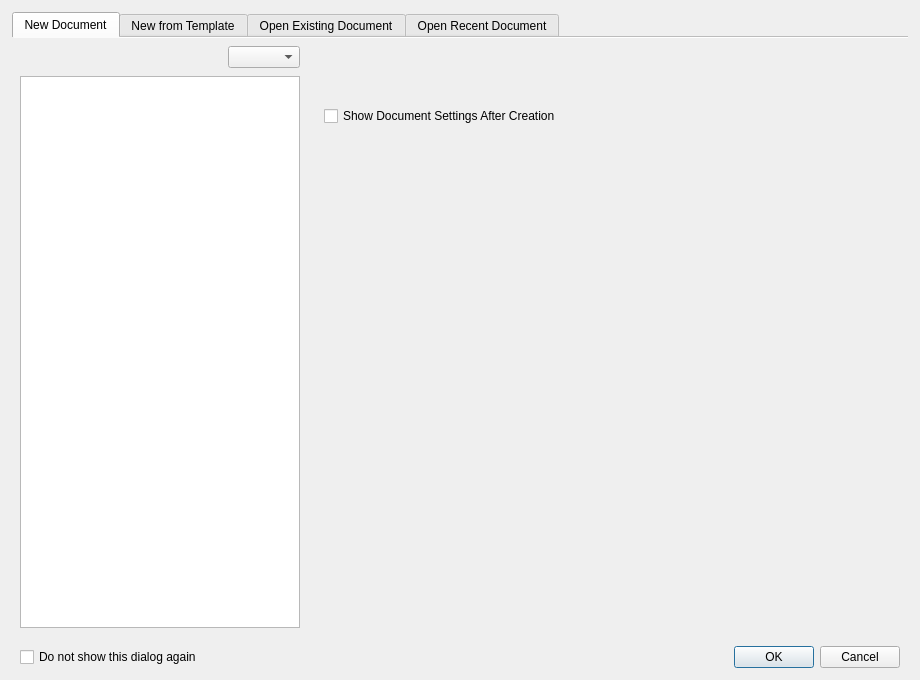
<?xml version="1.0" encoding="UTF-8"?>
<ui version="4.0">
 <class>newDocDialog</class>
 <widget class="QDialog" name="newDocDialog">
  <property name="geometry">
   <rect>
    <x>0</x>
    <y>0</y>
    <width>897</width>
    <height>650</height>
   </rect>
  </property>
  <property name="windowTitle">
    <string>Create New Document</string>
  </property>
  <property name="minimumSize">
    <size>
     <width>920</width>
     <height>680</height>
    </size>
  </property>
  <layout class="QVBoxLayout" name="verticalLayout">
   <property name="spacing">
     <number>10</number>
   </property>
   <property name="leftMargin">
     <number>12</number>
   </property>
   <property name="topMargin">
     <number>12</number>
   </property>
   <property name="rightMargin">
     <number>12</number>
   </property>
   <property name="bottomMargin">
     <number>12</number>
   </property>
   <item>
    <widget class="QTabWidget" name="tabWidget">
         <property name="accessibleName">
            <string>Document creation modes</string>
         </property>
     <property name="currentIndex">
      <number>0</number>
     </property>
     <property name="tabBarAutoHide">
            <bool>false</bool>
         </property>
         <property name="documentMode">
            <bool>true</bool>
     </property>
     <widget class="QWidget" name="tab">
      <attribute name="title">
       <string>New Document</string>
      </attribute>
      <layout class="QHBoxLayout" name="horizontalLayout_7">
       <property name="spacing">
                <number>12</number>
       </property>
       <property name="leftMargin">
                <number>8</number>
       </property>
       <property name="topMargin">
        <number>8</number>
       </property>
       <property name="rightMargin">
        <number>8</number>
       </property>
       <property name="bottomMargin">
        <number>8</number>
       </property>
         <property name="stretch">
          <string>2,3</string>
         </property>
       <item>
        <layout class="QVBoxLayout" name="verticalLayout_5">
         <property name="spacing">
             <number>8</number>
         </property>
         <item>
          <layout class="QHBoxLayout" name="horizontalLayout_8">
           <property name="spacing">
            <number>4</number>
           </property>
           <item>
            <widget class="PageSizeSelector" name="pageSizeSelector" native="true">
             <property name="toolTip">
              <string>Page preset categories</string>
             </property>
            </widget>
           </item>
           <item>
            <spacer name="horizontalSpacer_4">
             <property name="orientation">
              <enum>Qt::Orientation::Horizontal</enum>
             </property>
             <property name="sizeHint" stdset="0">
              <size>
               <width>16</width>
               <height>0</height>
              </size>
             </property>
            </spacer>
           </item>
           <item>
            <widget class="QComboBox" name="comboSortSizes">
                         <property name="accessibleName">
                            <string>Sort page preset list</string>
                         </property>
             <property name="toolTip">
              <string>Sort page list</string>
             </property>
            </widget>
           </item>
          </layout>
         </item>
         <item>
          <widget class="PageSizeList" name="listPageFormats">
           <property name="accessibleName">
            <string>Page preset list</string>
           </property>
           <property name="minimumSize">
            <size>
             <width>280</width>
             <height>0</height>
            </size>
           </property>
          </widget>
         </item>
        </layout>
       </item>
       <item>
        <widget class="QScrollArea" name="scrollArea">
         <property name="sizePolicy">
          <sizepolicy hsizetype="Preferred" vsizetype="Expanding">
                     <horstretch>1</horstretch>
           <verstretch>0</verstretch>
          </sizepolicy>
         </property>
                 <property name="minimumSize">
                    <size>
                     <width>420</width>
                     <height>0</height>
                    </size>
                 </property>
         <property name="frameShape">
          <enum>QFrame::Shape::NoFrame</enum>
         </property>
         <property name="sizeAdjustPolicy">
          <enum>QAbstractScrollArea::SizeAdjustPolicy::AdjustToContents</enum>
         </property>
         <property name="widgetResizable">
          <bool>true</bool>
         </property>
         <widget class="QWidget" name="scrollAreaWidgetContents">
          <property name="geometry">
           <rect>
            <x>0</x>
            <y>0</y>
            <width>267</width>
            <height>564</height>
           </rect>
          </property>
          <layout class="QVBoxLayout" name="verticalLayout_7">
           <property name="spacing">
                        <number>8</number>
           </property>
           <property name="leftMargin">
                        <number>4</number>
           </property>
           <property name="topMargin">
                        <number>4</number>
           </property>
           <property name="rightMargin">
                        <number>4</number>
           </property>
           <property name="bottomMargin">
            <number>8</number>
           </property>
           <item>
            <widget class="SectionContainer" name="sectionPreview">
             <property name="title" stdset="0">
              <string>Preview</string>
             </property>
             <widget class="QWidget" name="page_5">
              <layout class="QVBoxLayout" name="verticalLayout_4">
               <property name="spacing">
                <number>0</number>
               </property>
               <property name="leftMargin">
                <number>0</number>
               </property>
               <property name="topMargin">
                <number>0</number>
               </property>
               <property name="rightMargin">
                <number>0</number>
               </property>
               <property name="bottomMargin">
                <number>0</number>
               </property>
               <item>
                <widget class="PageSizePreview" name="pagePreview" native="true">
                 <property name="minimumSize">
                  <size>
                   <width>120</width>
                   <height>120</height>
                  </size>
                 </property>
                </widget>
               </item>
              </layout>
             </widget>
            </widget>
           </item>
           <item>
            <widget class="SectionContainer" name="sectionDocument">
             <property name="title" stdset="0">
              <string>Document</string>
             </property>
             <widget class="QWidget" name="page">
              <layout class="QVBoxLayout" name="verticalLayout_6">
               <property name="spacing">
                                <number>8</number>
               </property>
               <property name="leftMargin">
                <number>8</number>
               </property>
               <property name="topMargin">
                <number>8</number>
               </property>
               <property name="rightMargin">
                <number>8</number>
               </property>
               <property name="bottomMargin">
                <number>8</number>
               </property>
               <item>
                <layout class="QGridLayout" name="gridLayout">
                                 <property name="horizontalSpacing">
                                    <number>8</number>
                                 </property>
                                 <property name="verticalSpacing">
                                    <number>8</number>
                                 </property>
                 <item row="0" column="3">
                                    <widget class="QComboBox" name="unitOfMeasureComboBox">
                                     <property name="accessibleName">
                                        <string>Measurement unit</string>
                                     </property>
                                    </widget>
                 </item>
                 <item row="0" column="4">
                  <spacer name="horizontalSpacer_8">
                   <property name="orientation">
                    <enum>Qt::Orientation::Horizontal</enum>
                   </property>
                   <property name="sizeHint" stdset="0">
                    <size>
                     <width>0</width>
                     <height>0</height>
                    </size>
                   </property>
                  </spacer>
                 </item>
                 <item row="0" column="2">
                  <spacer name="horizontalSpacer_5">
                   <property name="orientation">
                    <enum>Qt::Orientation::Horizontal</enum>
                   </property>
                   <property name="sizeType">
                    <enum>QSizePolicy::Policy::Fixed</enum>
                   </property>
                   <property name="sizeHint" stdset="0">
                    <size>
                     <width>16</width>
                     <height>0</height>
                    </size>
                   </property>
                  </spacer>
                 </item>
                 <item row="1" column="1">
                  <widget class="ScrSpinBox" name="heightSpinBox">
                   <property name="accessibleName">
                    <string>Page height</string>
                   </property>
                  </widget>
                 </item>
                 <item row="0" column="1">
                  <widget class="ScrSpinBox" name="widthSpinBox">
                   <property name="accessibleName">
                    <string>Page width</string>
                   </property>
                  </widget>
                 </item>
                 <item row="1" column="0">
                  <widget class="QLabel" name="label_2">
                   <property name="text">
                    <string>&amp;H:</string>
                   </property>
                   <property name="alignment">
                    <set>Qt::AlignmentFlag::AlignRight|Qt::AlignmentFlag::AlignTrailing|Qt::AlignmentFlag::AlignVCenter</set>
                   </property>
                   <property name="buddy">
                    <cstring>heightSpinBox</cstring>
                   </property>
                  </widget>
                 </item>
                 <item row="0" column="0">
                  <widget class="QLabel" name="label">
                   <property name="text">
                    <string>&amp;W:</string>
                   </property>
                   <property name="alignment">
                    <set>Qt::AlignmentFlag::AlignRight|Qt::AlignmentFlag::AlignTrailing|Qt::AlignmentFlag::AlignVCenter</set>
                   </property>
                   <property name="buddy">
                    <cstring>widthSpinBox</cstring>
                   </property>
                  </widget>
                 </item>
                </layout>
               </item>
               <item>
                <layout class="QHBoxLayout" name="horizontalLayout_12" stretch="0,0,0,0,0,1">
                 <property name="spacing">
                  <number>8</number>
                 </property>
                 <item>
                  <widget class="FormWidget" name="pageCountLabel">
                   <property name="sizePolicy">
                    <sizepolicy hsizetype="Preferred" vsizetype="Minimum">
                     <horstretch>0</horstretch>
                     <verstretch>0</verstretch>
                    </sizepolicy>
                   </property>
                   <property name="label" stdset="0">
                    <string>Pages</string>
                   </property>
                   <layout class="QHBoxLayout" name="horizontalLayout_2">
                    <property name="leftMargin">
                     <number>0</number>
                    </property>
                    <property name="topMargin">
                     <number>0</number>
                    </property>
                    <property name="rightMargin">
                     <number>0</number>
                    </property>
                    <property name="bottomMargin">
                     <number>0</number>
                    </property>
                    <item>
                     <widget class="QSpinBox" name="pageCountSpinBox">
                      <property name="accessibleName">
                       <string>Number of pages</string>
                      </property>
                     </widget>
                    </item>
                   </layout>
                  </widget>
                 </item>
                 <item>
                  <spacer name="horizontalSpacer_10">
                   <property name="orientation">
                    <enum>Qt::Orientation::Horizontal</enum>
                   </property>
                   <property name="sizeType">
                    <enum>QSizePolicy::Policy::Fixed</enum>
                   </property>
                   <property name="sizeHint" stdset="0">
                    <size>
                     <width>16</width>
                     <height>0</height>
                    </size>
                   </property>
                  </spacer>
                 </item>
                 <item>
                  <widget class="FormWidget" name="orientationLabel">
                   <property name="sizePolicy">
                    <sizepolicy hsizetype="Preferred" vsizetype="Minimum">
                     <horstretch>0</horstretch>
                     <verstretch>0</verstretch>
                    </sizepolicy>
                   </property>
                   <property name="label" stdset="0">
                    <string>Orientation</string>
                   </property>
                   <layout class="QHBoxLayout" name="horizontalLayout_4">
                    <property name="spacing">
                     <number>4</number>
                    </property>
                    <property name="leftMargin">
                     <number>0</number>
                    </property>
                    <property name="topMargin">
                     <number>0</number>
                    </property>
                    <property name="rightMargin">
                     <number>0</number>
                    </property>
                    <property name="bottomMargin">
                     <number>0</number>
                    </property>
                    <item>
                     <spacer name="horizontalSpacer_3">
                      <property name="orientation">
                       <enum>Qt::Orientation::Horizontal</enum>
                      </property>
                      <property name="sizeHint" stdset="0">
                       <size>
                        <width>0</width>
                        <height>0</height>
                       </size>
                      </property>
                     </spacer>
                    </item>
                    <item>
                     <widget class="QToolButton" name="buttonVertical">
                      <property name="accessibleName">
                       <string>Portrait orientation</string>
                      </property>
                      <property name="text">
                       <string/>
                      </property>
                      <property name="checkable">
                       <bool>true</bool>
                      </property>
                      <property name="checked">
                       <bool>true</bool>
                      </property>
                      <property name="autoExclusive">
                       <bool>true</bool>
                      </property>
                     </widget>
                    </item>
                    <item>
                     <widget class="QToolButton" name="buttonHorizontal">
                      <property name="accessibleName">
                       <string>Landscape orientation</string>
                      </property>
                      <property name="text">
                       <string/>
                      </property>
                      <property name="checkable">
                       <bool>true</bool>
                      </property>
                      <property name="autoExclusive">
                       <bool>true</bool>
                      </property>
                     </widget>
                    </item>
                    <item>
                     <spacer name="horizontalSpacer_9">
                      <property name="orientation">
                       <enum>Qt::Orientation::Horizontal</enum>
                      </property>
                      <property name="sizeHint" stdset="0">
                       <size>
                        <width>0</width>
                        <height>0</height>
                       </size>
                      </property>
                     </spacer>
                    </item>
                   </layout>
                  </widget>
                 </item>
                 <item>
                  <spacer name="horizontalSpacer_7">
                   <property name="orientation">
                    <enum>Qt::Orientation::Horizontal</enum>
                   </property>
                   <property name="sizeType">
                    <enum>QSizePolicy::Policy::Fixed</enum>
                   </property>
                   <property name="sizeHint" stdset="0">
                    <size>
                     <width>16</width>
                     <height>0</height>
                    </size>
                   </property>
                  </spacer>
                 </item>
                 <item>
                  <widget class="FormWidget" name="pageLayoutLabel">
                   <property name="sizePolicy">
                    <sizepolicy hsizetype="Preferred" vsizetype="Minimum">
                     <horstretch>0</horstretch>
                     <verstretch>0</verstretch>
                    </sizepolicy>
                   </property>
                   <property name="label" stdset="0">
                    <string>Layout</string>
                   </property>
                   <layout class="QHBoxLayout" name="horizontalLayout_9">
                    <property name="leftMargin">
                     <number>0</number>
                    </property>
                    <property name="topMargin">
                     <number>0</number>
                    </property>
                    <property name="rightMargin">
                     <number>0</number>
                    </property>
                    <property name="bottomMargin">
                     <number>0</number>
                    </property>
                    <item>
                     <layout class="QHBoxLayout" name="horizontalLayout_10">
                      <item>
                       <widget class="QToolButton" name="buttonSinglePage">
                        <property name="text">
                         <string/>
                        </property>
                        <property name="checkable">
                         <bool>true</bool>
                        </property>
                       </widget>
                      </item>
                      <item>
                       <widget class="QToolButton" name="buttonDoublePageLeft">
                        <property name="text">
                         <string/>
                        </property>
                        <property name="checkable">
                         <bool>true</bool>
                        </property>
                       </widget>
                      </item>
                      <item>
                       <widget class="QToolButton" name="buttonDoublePageRight">
                        <property name="text">
                         <string/>
                        </property>
                        <property name="checkable">
                         <bool>true</bool>
                        </property>
                       </widget>
                      </item>
                     </layout>
                    </item>
                   </layout>
                  </widget>
                 </item>
                 <item>
                  <spacer name="horizontalSpacer_6">
                   <property name="orientation">
                    <enum>Qt::Orientation::Horizontal</enum>
                   </property>
                   <property name="sizeHint" stdset="0">
                    <size>
                     <width>0</width>
                     <height>0</height>
                    </size>
                   </property>
                  </spacer>
                 </item>
                </layout>
               </item>
              </layout>
             </widget>
            </widget>
           </item>
           <item>
            <widget class="SectionContainer" name="sectionMargins">
             <property name="title" stdset="0">
              <string>Margins</string>
             </property>
             <widget class="QWidget" name="page_2">
              <layout class="QVBoxLayout" name="verticalLayout_8">
               <property name="spacing">
                                <number>8</number>
               </property>
               <property name="leftMargin">
                <number>8</number>
               </property>
               <property name="topMargin">
                <number>8</number>
               </property>
               <property name="rightMargin">
                <number>8</number>
               </property>
               <property name="bottomMargin">
                <number>8</number>
               </property>
               <item>
                <widget class="NewMarginWidget" name="marginGroup" native="true"/>
               </item>
              </layout>
             </widget>
            </widget>
           </item>
           <item>
            <widget class="SectionContainer" name="sectionBleeds">
             <property name="title" stdset="0">
              <string>Bleeds</string>
             </property>
             <widget class="QWidget" name="page_3">
              <layout class="QVBoxLayout" name="verticalLayout_9">
               <property name="spacing">
                                <number>8</number>
               </property>
               <property name="leftMargin">
                <number>8</number>
               </property>
               <property name="topMargin">
                <number>8</number>
               </property>
               <property name="rightMargin">
                <number>8</number>
               </property>
               <property name="bottomMargin">
                <number>8</number>
               </property>
               <item>
                <widget class="NewMarginWidget" name="bleedGroup" native="true"/>
               </item>
              </layout>
             </widget>
            </widget>
           </item>
           <item>
            <widget class="SectionContainer" name="sectionTextFrame">
             <property name="title" stdset="0">
              <string>Text Frame</string>
             </property>
             <property name="isCollapsed">
              <bool>false</bool>
             </property>
             <widget class="QWidget" name="page_4">
              <layout class="QVBoxLayout" name="verticalLayout_10">
               <property name="spacing">
                                <number>8</number>
               </property>
               <property name="leftMargin">
                <number>8</number>
               </property>
               <property name="topMargin">
                <number>8</number>
               </property>
               <property name="rightMargin">
                <number>8</number>
               </property>
               <property name="bottomMargin">
                <number>8</number>
               </property>
               <item>
                <widget class="QCheckBox" name="autoTextFrame">
                 <property name="accessibleName">
                  <string>Automatic text frame</string>
                 </property>
                 <property name="text">
                  <string>&amp;Automatic Text Frame</string>
                 </property>
                </widget>
               </item>
               <item>
                <layout class="QHBoxLayout" name="horizontalLayout_3">
                 <item>
                  <widget class="FormWidget" name="labelColumns">
                   <property name="sizePolicy">
                    <sizepolicy hsizetype="Preferred" vsizetype="Minimum">
                     <horstretch>0</horstretch>
                     <verstretch>0</verstretch>
                    </sizepolicy>
                   </property>
                   <property name="label" stdset="0">
                    <string>Columns</string>
                   </property>
                   <layout class="QHBoxLayout" name="horizontalLayout_5">
                    <property name="leftMargin">
                     <number>0</number>
                    </property>
                    <property name="topMargin">
                     <number>0</number>
                    </property>
                    <property name="rightMargin">
                     <number>0</number>
                    </property>
                    <property name="bottomMargin">
                     <number>0</number>
                    </property>
                    <item>
                     <widget class="QSpinBox" name="numberOfCols"/>
                    </item>
                   </layout>
                  </widget>
                 </item>
                 <item>
                  <widget class="FormWidget" name="labelGap">
                   <property name="sizePolicy">
                    <sizepolicy hsizetype="Preferred" vsizetype="Minimum">
                     <horstretch>0</horstretch>
                     <verstretch>0</verstretch>
                    </sizepolicy>
                   </property>
                   <property name="label" stdset="0">
                    <string>Gap</string>
                   </property>
                   <layout class="QHBoxLayout" name="horizontalLayout_6">
                    <property name="leftMargin">
                     <number>0</number>
                    </property>
                    <property name="topMargin">
                     <number>0</number>
                    </property>
                    <property name="rightMargin">
                     <number>0</number>
                    </property>
                    <property name="bottomMargin">
                     <number>0</number>
                    </property>
                    <item>
                     <widget class="ScrSpinBox" name="Distance"/>
                    </item>
                   </layout>
                  </widget>
                 </item>
                 <item>
                  <spacer name="horizontalSpacer">
                   <property name="orientation">
                    <enum>Qt::Orientation::Horizontal</enum>
                   </property>
                   <property name="sizeHint" stdset="0">
                    <size>
                     <width>0</width>
                     <height>0</height>
                    </size>
                   </property>
                  </spacer>
                 </item>
                </layout>
               </item>
              </layout>
             </widget>
            </widget>
           </item>
           <item>
            <spacer name="verticalSpacer_2">
             <property name="orientation">
              <enum>Qt::Orientation::Vertical</enum>
             </property>
             <property name="sizeType">
              <enum>QSizePolicy::Policy::Fixed</enum>
             </property>
             <property name="sizeHint" stdset="0">
              <size>
               <width>0</width>
               <height>16</height>
              </size>
             </property>
            </spacer>
           </item>
           <item>
            <layout class="QHBoxLayout" name="horizontalLayout_15">
             <property name="leftMargin">
              <number>8</number>
             </property>
             <property name="rightMargin">
              <number>8</number>
             </property>
             <item>
              <widget class="QCheckBox" name="startDocSetup">
                    <property name="accessibleName">
                     <string>Open document settings after creation</string>
                    </property>
               <property name="text">
                <string>Show Document Settings After Creation</string>
               </property>
              </widget>
             </item>
            </layout>
           </item>
           <item>
            <spacer name="spacerBottom">
             <property name="orientation">
              <enum>Qt::Orientation::Vertical</enum>
             </property>
             <property name="sizeHint" stdset="0">
              <size>
               <width>0</width>
               <height>0</height>
              </size>
             </property>
            </spacer>
           </item>
          </layout>
         </widget>
        </widget>
       </item>
      </layout>
     </widget>
     <widget class="QWidget" name="tab_2">
      <attribute name="title">
       <string>New from Template</string>
      </attribute>
      <layout class="QVBoxLayout" name="verticalLayout_2">
       <property name="spacing">
                <number>8</number>
       </property>
       <property name="leftMargin">
        <number>8</number>
       </property>
       <property name="topMargin">
        <number>8</number>
       </property>
       <property name="rightMargin">
        <number>8</number>
       </property>
       <property name="bottomMargin">
        <number>8</number>
       </property>
       <item>
        <widget class="nftwidget" name="nftGui" native="true"/>
       </item>
      </layout>
     </widget>
     <widget class="QWidget" name="tab_3">
      <attribute name="title">
       <string>Open Existing Document</string>
      </attribute>
     </widget>
     <widget class="QWidget" name="tab_4">
      <attribute name="title">
       <string>Open Recent Document</string>
      </attribute>
      <layout class="QVBoxLayout" name="verticalLayout_3">
       <property name="spacing">
                <number>8</number>
       </property>
       <property name="leftMargin">
        <number>8</number>
       </property>
       <property name="topMargin">
        <number>8</number>
       </property>
       <property name="rightMargin">
        <number>8</number>
       </property>
       <property name="bottomMargin">
        <number>8</number>
       </property>
       <item>
        <widget class="QListWidget" name="recentDocListBox">
         <property name="accessibleName">
          <string>Recent documents list</string>
         </property>
        </widget>
       </item>
      </layout>
     </widget>
    </widget>
   </item>
   <item>
    <layout class="QHBoxLayout" name="horizontalLayout">
     <property name="spacing">
            <number>10</number>
     </property>
     <property name="leftMargin">
      <number>8</number>
     </property>
         <property name="rightMargin">
            <number>8</number>
         </property>
     <item>
      <widget class="QCheckBox" name="startUpDialog">
             <property name="accessibleName">
                <string>Do not show this dialog again</string>
             </property>
       <property name="text">
        <string>Do not show this dialog again</string>
       </property>
      </widget>
     </item>
         <item>
            <spacer name="horizontalSpacerFooter">
             <property name="orientation">
                <enum>Qt::Orientation::Horizontal</enum>
             </property>
             <property name="sizeHint" stdset="0">
                <size>
                 <width>40</width>
                 <height>20</height>
                </size>
             </property>
            </spacer>
         </item>
     <item>
      <widget class="QDialogButtonBox" name="buttonBox">
       <property name="orientation">
        <enum>Qt::Orientation::Horizontal</enum>
       </property>
       <property name="standardButtons">
        <set>QDialogButtonBox::StandardButton::Cancel|QDialogButtonBox::StandardButton::Ok</set>
       </property>
      </widget>
     </item>
    </layout>
   </item>
  </layout>
 </widget>
 <customwidgets>
  <customwidget>
   <class>FormWidget</class>
   <extends>QWidget</extends>
   <header>ui/widgets/form_widget.h</header>
   <container>1</container>
  </customwidget>
  <customwidget>
   <class>SectionContainer</class>
   <extends>QWidget</extends>
   <header>ui/widgets/section_container.h</header>
   <addpagemethod>setWidget</addpagemethod>
   <container>1</container>
  </customwidget>
  <customwidget>
   <class>ScrSpinBox</class>
   <extends>QDoubleSpinBox</extends>
   <header>ui/scrspinbox.h</header>
  </customwidget>
  <customwidget>
   <class>NewMarginWidget</class>
   <extends>QWidget</extends>
   <header>ui/newmarginwidget.h</header>
   <container>1</container>
  </customwidget>
  <customwidget>
   <class>PageSizeList</class>
   <extends>QListWidget</extends>
   <header>ui/widgets/pagesizelist.h</header>
  </customwidget>
  <customwidget>
   <class>nftwidget</class>
   <extends>QWidget</extends>
   <header>ui/nftwidget.h</header>
   <container>1</container>
  </customwidget>
  <customwidget>
   <class>PageSizePreview</class>
   <extends>QWidget</extends>
   <header>ui/widgets/pagesizepreview.h</header>
   <container>1</container>
  </customwidget>
  <customwidget>
   <class>PageSizeSelector</class>
   <extends>QWidget</extends>
   <header>ui/widgets/pagesizeselector.h</header>
   <container>1</container>
  </customwidget>
 </customwidgets>
 <tabstops>
  <tabstop>tabWidget</tabstop>
  <tabstop>comboSortSizes</tabstop>
  <tabstop>listPageFormats</tabstop>
  <tabstop>scrollArea</tabstop>
  <tabstop>widthSpinBox</tabstop>
  <tabstop>unitOfMeasureComboBox</tabstop>
  <tabstop>heightSpinBox</tabstop>
  <tabstop>pageCountSpinBox</tabstop>
  <tabstop>buttonVertical</tabstop>
  <tabstop>buttonHorizontal</tabstop>
  <tabstop>autoTextFrame</tabstop>
  <tabstop>numberOfCols</tabstop>
  <tabstop>Distance</tabstop>
  <tabstop>startDocSetup</tabstop>
  <tabstop>startUpDialog</tabstop>
  <tabstop>recentDocListBox</tabstop>
 </tabstops>
 <resources/>
 <connections>
  <connection>
   <sender>buttonBox</sender>
   <signal>accepted()</signal>
   <receiver>newDocDialog</receiver>
   <slot>accept()</slot>
   <hints>
    <hint type="sourcelabel">
     <x>248</x>
     <y>254</y>
    </hint>
    <hint type="destinationlabel">
     <x>157</x>
     <y>274</y>
    </hint>
   </hints>
  </connection>
  <connection>
   <sender>buttonBox</sender>
   <signal>rejected()</signal>
   <receiver>newDocDialog</receiver>
   <slot>reject()</slot>
   <hints>
    <hint type="sourcelabel">
     <x>316</x>
     <y>260</y>
    </hint>
    <hint type="destinationlabel">
     <x>286</x>
     <y>274</y>
    </hint>
   </hints>
  </connection>
 </connections>
</ui>
